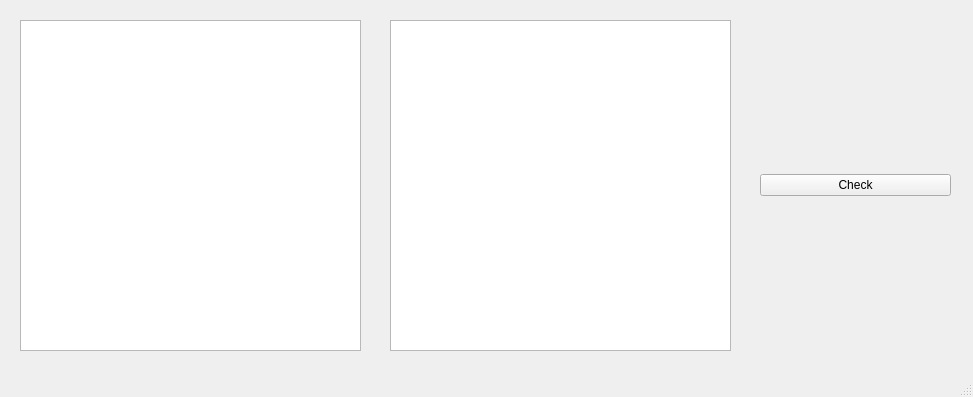
<?xml version="1.0" encoding="UTF-8"?>
<ui version="4.0">
 <class>mainWindow</class>
 <widget class="QMainWindow" name="mainWindow">
  <property name="geometry">
   <rect>
    <x>0</x>
    <y>0</y>
    <width>973</width>
    <height>397</height>
   </rect>
  </property>
  <property name="windowTitle">
   <string>Animal detector</string>
  </property>
  <widget class="QWidget" name="centralwidget">
   <widget class="QWidget" name="gridLayoutWidget_2">
    <property name="geometry">
     <rect>
      <x>760</x>
      <y>20</y>
      <width>191</width>
      <height>331</height>
     </rect>
    </property>
    <layout class="QGridLayout" name="menu_layout">
     <item row="1" column="1">
      <widget class="QPushButton" name="run_button">
       <property name="text">
        <string>Check</string>
       </property>
      </widget>
     </item>
     <item row="0" column="1">
      <layout class="QGridLayout" name="folder_view"/>
     </item>
    </layout>
   </widget>
   <widget class="QWidget" name="plot_view" native="true">
    <property name="geometry">
     <rect>
      <x>20</x>
      <y>20</y>
      <width>711</width>
      <height>331</height>
     </rect>
    </property>
    <widget class="QGraphicsView" name="graphics_view">
     <property name="geometry">
      <rect>
       <x>0</x>
       <y>0</y>
       <width>341</width>
       <height>331</height>
      </rect>
     </property>
    </widget>
    <widget class="QGraphicsView" name="plot_view_2">
     <property name="geometry">
      <rect>
       <x>370</x>
       <y>0</y>
       <width>341</width>
       <height>331</height>
      </rect>
     </property>
    </widget>
   </widget>
  </widget>
  <widget class="QMenuBar" name="menu_bar">
   <property name="geometry">
    <rect>
     <x>0</x>
     <y>0</y>
     <width>973</width>
     <height>22</height>
    </rect>
   </property>
  </widget>
  <widget class="QStatusBar" name="statusbar"/>
 </widget>
 <resources/>
 <connections/>
</ui>
